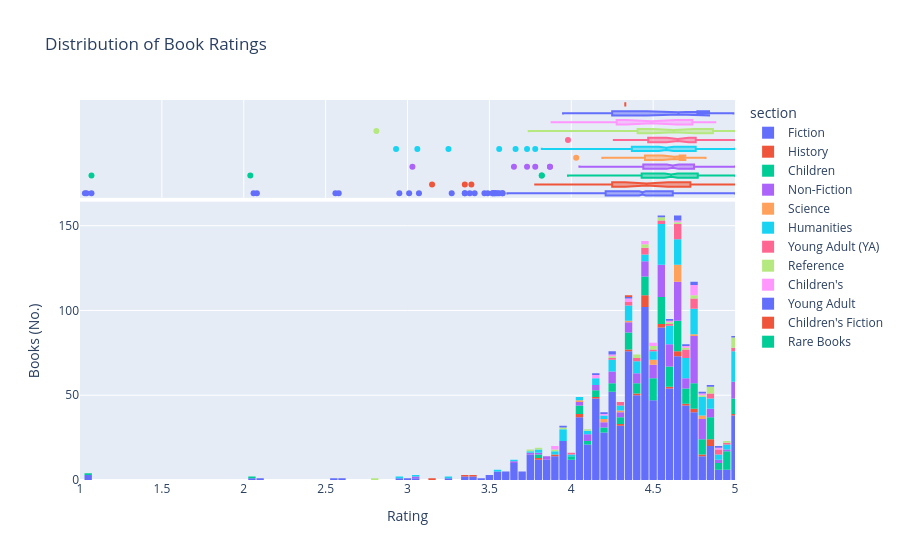

This figure's notebook cell:
### Markdown cell above
## Hover - Dodajemo još jaču inspekciju na ekstreme (hover data)

### Code cell
import pandas as pd
import plotly.express as px
 
df = pd.read_csv("books.csv")
 
fig = px.histogram(df, x="rating", color="section", marginal="box",  hover_data=["title", "author", "ratings_count"], title="Distribution of Book Ratings")

fig.update_layout(xaxis_title="Rating", yaxis_title="Books (No.)", xaxis_range=[1, 5], bargap=0.1)
fig.show()

### Figure 1 — Plotly figure (JSON) as saved in the notebook; plotly's stock layout.template omitted (floating-point values rounded to 4 significant figures; data arrays with more than 128 entries replaced by an {"elided": "..."} marker saying what was removed)
{"data": [{"bingroup": "x", "hovertemplate": "section=Fiction<br>rating=%{x}<br>count=%{y}<extra></extra>", "legendgroup": "Fiction", "marker": {"color": "#636efa", "pattern": {"shape": ""}}, "name": "Fiction", "orientation": "v", "showlegend": true, "type": "histogram", "x": {"elided": "1148 float values"}, "xaxis": "x", "yaxis": "y"}, {"customdata": {"elided": "1148x3 mixed values"}, "hovertemplate": "section=Fiction<br>rating=%{x}<br>title=%{customdata[0]}<br>author=%{customdata[1]}<br>ratings_count=%{customdata[2]}<extra></extra>", "legendgroup": "Fiction", "marker": {"color": "#636efa"}, "name": "Fiction", "notched": true, "showlegend": false, "type": "box", "x": {"elided": "1148 float values"}, "xaxis": "x2", "yaxis": "y2"}, {"bingroup": "x", "hovertemplate": "section=History<br>rating=%{x}<br>count=%{y}<extra></extra>", "legendgroup": "History", "marker": {"color": "#EF553B", "pattern": {"shape": ""}}, "name": "History", "orientation": "v", "showlegend": true, "type": "histogram", "x": [NaN, 5.0, 4.62, 4.39, NaN, 4.55, 4.63, 4.65, NaN, 4.06, 4.46, NaN, NaN, 4.13, 4.83, 3.39, 4.29, 4.46, 4.87, 4.46, 4.46, 4.72, 3.78, 3.35, 3.91, 4.83, 4.45, 4.86, 4.43, 4.75, 3.15, 4.54, 4.64, 4.47, NaN, 4.81, 4.34, 4.05, 4.77], "xaxis": "x", "yaxis": "y"}, {"customdata": [["Plutarchi Vitae parallelae", "Plutarch", null], ["Laws, etc. (Session laws : 1754 May)", "Massachusetts", 1], ["The life of Washington", "Mason Locke Weems", 3], ["Julius Caesar", "Jacob Abbott", 2], ["Die Cultur der Renaissance in Italien", "Jacob Burckhardt", null], ["Into That Silent Sea", " Francis French", 7], ["On heroes, hero-worship and the heroic in history", "Thomas Carlyle", 1], ["Genghis Khan and the Making of the Modern World", "Jack Weatherford", 36], ["The Lives of the Twelve Caesars", "Suetonius", null], ["Marmion", "Sir Walter Scott", 1], ["History of the Decline and Fall of the Roman Empire Complete and Unabridged", "Edward Gibbon", 2], ["Historia Alexandri Magni", "Quintus Curtius Rufus", null], ["Vitae excellentium imperatorum", "Cornelius Nepos", null], ["The history of England", "David Hume", 2], ["Team of Rivals: The Political Genius of Abraham Lincoln", "Doris Kearns Goodwin", 94], ["Histoire de Charles XII", "Voltaire", 1], ["Memoirs of Gen. William T. Sherman", "William T. Sherman", 1], ["20 Years at Hull House", "Jane Addams", 3], ["Life and times of Frederick Douglass", "Frederick Douglass", 1], ["Mein Kampf", "Adolf Hitler", 12], ["Hospital Sketches", "Louisa May Alcott", 8], ["My bondage and my freedom", "Frederick Douglass", 3], ["The Great Boer War", "Arthur Conan Doyle", 2], ["The red true story book", "Henry Justice Ford", 8], ["Actes and monuments", "John Foxe", 7], ["The Souls of Black Folk", "W. E. B. Du Bois", 10], ["A People and a Nation", "Mary Beth Norton", 2], ["Grant", "Ron Chernow", 79], ["Seven pillars of wisdom, a triumph", "T. E. Lawrence", 2], ["John Adams", "David McCullough", 54], ["Le vite de' più eccellenti pittori, scultori e architettori", "Giorgio Vasari", 1], ["First Man", " James R. Hansen", 14], ["South: the story of Shackleton's 1914-1917 expedition", "Sir Ernest Henry Shackleton", 1], ["Agricola", "P. Cornelius Tacitus", 4], ["Het Achterhuis", "Anne Frank", null], ["The conquest of Granada", "Washington Irving", 4], ["Diary", "Samuel Pepys", 5], ["History of Cleopatra, queen of Egypt", "Jacob Abbott", 3], ["Incidents in the life of a slave girl", "Harriet A. Jacobs", 3]], "hovertemplate": "section=History<br>rating=%{x}<br>title=%{customdata[0]}<br>author=%{customdata[1]}<br>ratings_count=%{customdata[2]}<extra></extra>", "legendgroup": "History", "marker": {"color": "#EF553B"}, "name": "History", "notched": true, "showlegend": false, "type": "box", "x": [NaN, 5.0, 4.62, 4.39, NaN, 4.55, 4.63, 4.65, NaN, 4.06, 4.46, NaN, NaN, 4.13, 4.83, 3.39, 4.29, 4.46, 4.87, 4.46, 4.46, 4.72, 3.78, 3.35, 3.91, 4.83, 4.45, 4.86, 4.43, 4.75, 3.15, 4.54, 4.64, 4.47, NaN, 4.81, 4.34, 4.05, 4.77], "xaxis": "x2", "yaxis": "y2"}, {"bingroup": "x", "hovertemplate": "section=Children<br>rating=%{x}<br>count=%{y}<extra></extra>", "legendgroup": "Children", "marker": {"color": "#00cc96", "pattern": {"shape": ""}}, "name": "Children", "orientation": "v", "showlegend": true, "type": "histogram", "x": {"elided": "212 float values"}, "xaxis": "x", "yaxis": "y"}, {"customdata": {"elided": "212x3 mixed values"}, "hovertemplate": "section=Children<br>rating=%{x}<br>title=%{customdata[0]}<br>author=%{customdata[1]}<br>ratings_count=%{customdata[2]}<extra></extra>", "legendgroup": "Children", "marker": {"color": "#00cc96"}, "name": "Children", "notched": true, "showlegend": false, "type": "box", "x": {"elided": "212 float values"}, "xaxis": "x2", "yaxis": "y2"}, {"bingroup": "x", "hovertemplate": "section=Non-Fiction<br>rating=%{x}<br>count=%{y}<extra></extra>", "legendgroup": "Non-Fiction", "marker": {"color": "#ab63fa", "pattern": {"shape": ""}}, "name": "Non-Fiction", "orientation": "v", "showlegend": true, "type": "histogram", "x": {"elided": "215 float values"}, "xaxis": "x", "yaxis": "y"}, {"customdata": {"elided": "215x3 mixed values"}, "hovertemplate": "section=Non-Fiction<br>rating=%{x}<br>title=%{customdata[0]}<br>author=%{customdata[1]}<br>ratings_count=%{customdata[2]}<extra></extra>", "legendgroup": "Non-Fiction", "marker": {"color": "#ab63fa"}, "name": "Non-Fiction", "notched": true, "showlegend": false, "type": "box", "x": {"elided": "215 float values"}, "xaxis": "x2", "yaxis": "y2"}, {"bingroup": "x", "hovertemplate": "section=Science<br>rating=%{x}<br>count=%{y}<extra></extra>", "legendgroup": "Science", "marker": {"color": "#FFA15A", "pattern": {"shape": ""}}, "name": "Science", "orientation": "v", "showlegend": true, "type": "histogram", "x": [4.63, 4.64, 4.67, 4.21, NaN, NaN, NaN, 4.33, NaN, 4.67, 4.03, NaN, 4.65, 4.49, 4.19, NaN, 4.64, 4.63, 4.65, 4.49, 4.52, 4.82, 4.66, NaN, 4.77, 4.63, 4.78, 4.28], "xaxis": "x", "yaxis": "y"}, {"customdata": [["Physics of the Impossible", "Michio Kaku", 8], ["Physics", "Aristotle", 5], ["Philosophiae naturalis principia mathematica", "Sir Isaac Newton", 1], ["The ABC of Relativity", "Bertrand Russell", 1], ["The animal kingdom", "Baron Georges Cuvier", null], ["Journal of researches into the geology and natural history of the various countries visited by H.M.S. Beagle", "Charles Darwin", null], ["Publications", "Chaucer Society", null], ["Mission to Mars", " Buzz Aldrin", 3], ["The Interstellar Age", " Jim Bell", null], ["The Fabric of the Cosmos", "Brian Greene", 21], ["A System of Logic, Ratiocinative and Inductive", "John Stuart Mill", 2], ["Organon der rationellen Heilkunde", "Samuel Hahnemann", null], ["Astrophysics for People in a Hurry", " Neil deGrasse Tyson", 367], ["Seven Brief Lessons on Physics", "Carlo Rovelli", 135], ["Beyond Earth", " Charles Wohlforth & Amanda Hendrix", 1], ["Histoire naturelle, générale et particulière", "Georges-Louis Leclerc", null], ["Quantum Mechanics: The Theoretical Minimum", "Leonard Susskind", 14], ["Über die spezielle und die allgemeine Relativitätstheorie", "Albert Einstein", 3], ["Chemistry", "Theodore L. Brown", 15], ["Introduction to genetic analysis", "Anthony J. F. Griffiths", 2], ["Microbiology", "Gerard J. Tortora", 6], ["Rocket Men", " Robert Kurson", 29], ["The Fabric of the Cosmos: Space, Time, and the Texture of Reality", "Brian Greene", 21], ["Houghton Mifflin Science California", "Houghton Mifflin Company Staff", null], ["Apollo to the Moon", " Teasel Muir-Harmony", 3], ["A Brief History of Time", "Stephen Hawking", 128], ["Spaceman", " Mike Massimino", 14], ["The book of the damned", "Charles Fort", 1]], "hovertemplate": "section=Science<br>rating=%{x}<br>title=%{customdata[0]}<br>author=%{customdata[1]}<br>ratings_count=%{customdata[2]}<extra></extra>", "legendgroup": "Science", "marker": {"color": "#FFA15A"}, "name": "Science", "notched": true, "showlegend": false, "type": "box", "x": [4.63, 4.64, 4.67, 4.21, NaN, NaN, NaN, 4.33, NaN, 4.67, 4.03, NaN, 4.65, 4.49, 4.19, NaN, 4.64, 4.63, 4.65, 4.49, 4.52, 4.82, 4.66, NaN, 4.77, 4.63, 4.78, 4.28], "xaxis": "x2", "yaxis": "y2"}, {"bingroup": "x", "hovertemplate": "section=Humanities<br>rating=%{x}<br>count=%{y}<extra></extra>", "legendgroup": "Humanities", "marker": {"color": "#19d3f3", "pattern": {"shape": ""}}, "name": "Humanities", "orientation": "v", "showlegend": true, "type": "histogram", "x": {"elided": "234 float values"}, "xaxis": "x", "yaxis": "y"}, {"customdata": {"elided": "234x3 mixed values"}, "hovertemplate": "section=Humanities<br>rating=%{x}<br>title=%{customdata[0]}<br>author=%{customdata[1]}<br>ratings_count=%{customdata[2]}<extra></extra>", "legendgroup": "Humanities", "marker": {"color": "#19d3f3"}, "name": "Humanities", "notched": true, "showlegend": false, "type": "box", "x": {"elided": "234 float values"}, "xaxis": "x2", "yaxis": "y2"}, {"bingroup": "x", "hovertemplate": "section=Young Adult (YA)<br>rating=%{x}<br>count=%{y}<extra></extra>", "legendgroup": "Young Adult (YA)", "marker": {"color": "#FF6692", "pattern": {"shape": ""}}, "name": "Young Adult (YA)", "orientation": "v", "showlegend": true, "type": "histogram", "x": [4.57, 4.73, 4.72, 4.44, 4.43, 4.64, 4.26, 4.83, NaN, 4.37, 4.29, 4.65, 4.98, 4.65, 4.85, 4.67, 4.96, 4.29, 4.74, 4.77, 4.65, 4.91, NaN, 4.76, 4.89, 4.52, 4.73, 5.0, 4.62, 4.41, 4.88, 4.37, 4.72, 4.64, 4.67, 4.65, 4.41, 4.72, 4.72, 3.98, 4.55, 4.83, 4.76, 4.72, NaN, 4.64, 4.47, 4.47], "xaxis": "x", "yaxis": "y"}, {"customdata": {"elided": "48x3 mixed values"}, "hovertemplate": "section=Young Adult (YA)<br>rating=%{x}<br>title=%{customdata[0]}<br>author=%{customdata[1]}<br>ratings_count=%{customdata[2]}<extra></extra>", "legendgroup": "Young Adult (YA)", "marker": {"color": "#FF6692"}, "name": "Young Adult (YA)", "notched": true, "showlegend": false, "type": "box", "x": [4.57, 4.73, 4.72, 4.44, 4.43, 4.64, 4.26, 4.83, NaN, 4.37, 4.29, 4.65, 4.98, 4.65, 4.85, 4.67, 4.96, 4.29, 4.74, 4.77, 4.65, 4.91, NaN, 4.76, 4.89, 4.52, 4.73, 5.0, 4.62, 4.41, 4.88, 4.37, 4.72, 4.64, 4.67, 4.65, 4.41, 4.72, 4.72, 3.98, 4.55, 4.83, 4.76, 4.72, NaN, 4.64, 4.47, 4.47], "xaxis": "x2", "yaxis": "y2"}, {"bingroup": "x", "hovertemplate": "section=Reference<br>rating=%{x}<br>count=%{y}<extra></extra>", "legendgroup": "Reference", "marker": {"color": "#B6E880", "pattern": {"shape": ""}}, "name": "Reference", "orientation": "v", "showlegend": true, "type": "histogram", "x": [5.0, NaN, NaN, 3.74, 4.45, 4.53, 5.0, 4.52, 4.87, 4.86, 4.85, 4.54, NaN, 4.72, NaN, 5.0, NaN, 4.86, 3.88, 4.74, NaN, 4.43, NaN, NaN, 4.39, 2.81, 5.0, 4.24, NaN, 4.96, 4.63, 4.79, NaN, 5.0, NaN, NaN, NaN, 4.49, NaN, NaN, NaN, 5.0, 4.12, 3.79, NaN, NaN, 4.42, 3.93, 4.73, 4.62, NaN, NaN], "xaxis": "x", "yaxis": "y"}, {"customdata": {"elided": "52x3 mixed values"}, "hovertemplate": "section=Reference<br>rating=%{x}<br>title=%{customdata[0]}<br>author=%{customdata[1]}<br>ratings_count=%{customdata[2]}<extra></extra>", "legendgroup": "Reference", "marker": {"color": "#B6E880"}, "name": "Reference", "notched": true, "showlegend": false, "type": "box", "x": [5.0, NaN, NaN, 3.74, 4.45, 4.53, 5.0, 4.52, 4.87, 4.86, 4.85, 4.54, NaN, 4.72, NaN, 5.0, NaN, 4.86, 3.88, 4.74, NaN, 4.43, NaN, NaN, 4.39, 2.81, 5.0, 4.24, NaN, 4.96, 4.63, 4.79, NaN, 5.0, NaN, NaN, NaN, 4.49, NaN, NaN, NaN, 5.0, 4.12, 3.79, NaN, NaN, 4.42, 3.93, 4.73, 4.62, NaN, NaN], "xaxis": "x2", "yaxis": "y2"}, {"bingroup": "x", "hovertemplate": "section=Children's<br>rating=%{x}<br>count=%{y}<extra></extra>", "legendgroup": "Children's", "marker": {"color": "#FF97FF", "pattern": {"shape": ""}}, "name": "Children's", "orientation": "v", "showlegend": true, "type": "histogram", "x": [4.88, 4.13, 4.16, 4.34, 4.22, 4.65, 4.26, 3.88, 4.72, 4.76, 4.74, 4.62, 4.43, 4.44, 4.48, 4.74, 3.92, 4.49, 4.33, 4.77, 4.79, 4.76, 4.74], "xaxis": "x", "yaxis": "y"}, {"customdata": [["Le petit prince", "Antoine de Saint-Exupéry", 81], ["The Story of Siegfried", "James Baldwin", 5], ["With Clive in India, or, The beginnings of an empire", "G. A. Henty", 3], ["The Prairie", "James Fenimore Cooper", 4], ["The Scottish Chiefs", "Jane Porter", 9], ["The Yellow Fairy Book (Large Print)", "Andrew Lang", 1], ["With Wolfe in Canada; or, Winning of a continent", "G. A. Henty", 1], ["Borgias", "Alexandre Dumas", 10], ["The complete poetical works", "Robert Burns", 2], ["The story of the other wise man", "Henry van Dyke", 2], ["Bangers and Mash", "Paul Groves", 1], ["Alice's Adventures in Wonderland / Through the Looking Glass", "Lewis Carroll", 21], ["Vingt mille lieues sous les mers", "Jules Verne", 2], ["Stalky and Co", "Rudyard Kipling", 2], ["The song of Hiawatha", "Henry Wadsworth Longfellow", 2], ["Houghton Mifflin Vocabulary Readers", "Houghton Mifflin Company Staff", 1], ["With Lee in Virginia", "G. A. Henty", 7], ["Le Tour du Monde en Quatre-Vingts Jours", "Jules Verne", 20], ["Heinemann Mathematics", "Scottish Primary Mathematics Group", 4], ["The tale of Jemima Puddle-Duck", "Beatrix Potter", 2], ["Coraline", "Neil Gaiman", 214], ["Houghton Mifflin the Nation's Choice", "Houghton Mifflin Company Staff", 4], ["Fables", "Aesop", 4]], "hovertemplate": "section=Children's<br>rating=%{x}<br>title=%{customdata[0]}<br>author=%{customdata[1]}<br>ratings_count=%{customdata[2]}<extra></extra>", "legendgroup": "Children's", "marker": {"color": "#FF97FF"}, "name": "Children's", "notched": true, "showlegend": false, "type": "box", "x": [4.88, 4.13, 4.16, 4.34, 4.22, 4.65, 4.26, 3.88, 4.72, 4.76, 4.74, 4.62, 4.43, 4.44, 4.48, 4.74, 3.92, 4.49, 4.33, 4.77, 4.79, 4.76, 4.74], "xaxis": "x2", "yaxis": "y2"}, {"bingroup": "x", "hovertemplate": "section=Young Adult<br>rating=%{x}<br>count=%{y}<extra></extra>", "legendgroup": "Young Adult", "marker": {"color": "#636efa", "pattern": {"shape": ""}}, "name": "Young Adult", "orientation": "v", "showlegend": true, "type": "histogram", "x": [NaN, 4.65, 4.68, 4.67, 4.77, 4.73, 4.25, 4.99, 4.36, 4.25, 4.66, 4.54, 4.17, 3.95, 4.88, 4.78, 4.83, 4.62, 4.19, NaN], "xaxis": "x", "yaxis": "y"}, {"customdata": [["The Maze Runner", "James Dashner", null], ["New Moon", "Stephenie Meyer", 235], ["Rilla of Ingleside", "Lucy Maud Montgomery", 4], ["The Giver", "Lois Lowry", 153], ["King Henry V", "William Shakespeare", 2], ["Eclipse", "Stephenie Meyer", 223], ["Ungava, a tale of the Esquimaux land", "Robert Michael Ballantyne", 3], ["Harry Potter and the Half-Blood Prince", "J. K. Rowling", 846], ["The story girl", "Lucy Maud Montgomery", 1], ["Just Patty", "Jean Webster", 3], ["Twilight", "Stephenie Meyer", 394], ["Hornblower in the West Indies", "C. S. Forester", 7], ["Anne of Avonlea", "Lucy Maud Montgomery", 2], ["The spy", "James Fenimore Cooper", 4], ["Ranma 1/2", "Rumiko Takahashi", 4], ["The Lightning Thief", "Rick Riordan", 247], ["Kidnapped", "Robert Louis Stevenson", 2], ["Ender's Game", "Orson Scott Card", 272], ["The Norsemen in the West, or, America before Columbus", "Robert Michael Ballantyne", 2], ["Captains Courageous", "Rudyard Kipling", null]], "hovertemplate": "section=Young Adult<br>rating=%{x}<br>title=%{customdata[0]}<br>author=%{customdata[1]}<br>ratings_count=%{customdata[2]}<extra></extra>", "legendgroup": "Young Adult", "marker": {"color": "#636efa"}, "name": "Young Adult", "notched": true, "showlegend": false, "type": "box", "x": [NaN, 4.65, 4.68, 4.67, 4.77, 4.73, 4.25, 4.99, 4.36, 4.25, 4.66, 4.54, 4.17, 3.95, 4.88, 4.78, 4.83, 4.62, 4.19, NaN], "xaxis": "x2", "yaxis": "y2"}, {"bingroup": "x", "hovertemplate": "section=Children's Fiction<br>rating=%{x}<br>count=%{y}<extra></extra>", "legendgroup": "Children's Fiction", "marker": {"color": "#EF553B", "pattern": {"shape": ""}}, "name": "Children's Fiction", "orientation": "v", "showlegend": true, "type": "histogram", "x": [4.33], "xaxis": "x", "yaxis": "y"}, {"customdata": [["Further chronicles of Avonlea", "Lucy Maud Montgomery", 1]], "hovertemplate": "section=Children's Fiction<br>rating=%{x}<br>title=%{customdata[0]}<br>author=%{customdata[1]}<br>ratings_count=%{customdata[2]}<extra></extra>", "legendgroup": "Children's Fiction", "marker": {"color": "#EF553B"}, "name": "Children's Fiction", "notched": true, "showlegend": false, "type": "box", "x": [4.33], "xaxis": "x2", "yaxis": "y2"}, {"bingroup": "x", "hovertemplate": "section=Rare Books<br>rating=%{x}<br>count=%{y}<extra></extra>", "legendgroup": "Rare Books", "marker": {"color": "#00cc96", "pattern": {"shape": ""}}, "name": "Rare Books", "orientation": "v", "showlegend": true, "type": "histogram", "x": [NaN, NaN, NaN, NaN, NaN, NaN, NaN, NaN, NaN, NaN, NaN, NaN], "xaxis": "x", "yaxis": "y"}, {"customdata": [["The Catcher in the Rye (1st Edition)", "J. D. Salinger", null], ["To Kill a Mockingbird (1st Edition)", "Harper Lee", null], ["Harry Potter and the Philosopher's Stone (1st Edition)", "J. K. Rowling", null], ["The Great Gatsby (1st Edition)", "F. Scott Fitzgerald", null], ["Ulysses (1st Edition)", "James Joyce", null], ["The Hobbit (1st Edition)", "J.R.R. Tolkien", null], ["Moby Dick (1st Edition)", "Herman Melville", null], ["The Grapes of Wrath (1st Edition)", "John Steinbeck", null], ["Fahrenheit 451 (1st Edition)", "Ray Bradbury", null], ["The Sun Also Rises (1st Edition)", "Ernest Hemingway", null], ["The Sound and the Fury (1st Edition)", "William Faulkner", null], ["Lolita (1st Edition)", "Vladimir Nabokov", null]], "hovertemplate": "section=Rare Books<br>rating=%{x}<br>title=%{customdata[0]}<br>author=%{customdata[1]}<br>ratings_count=%{customdata[2]}<extra></extra>", "legendgroup": "Rare Books", "marker": {"color": "#00cc96"}, "name": "Rare Books", "notched": true, "showlegend": false, "type": "box", "x": [NaN, NaN, NaN, NaN, NaN, NaN, NaN, NaN, NaN, NaN, NaN, NaN], "xaxis": "x2", "yaxis": "y2"}], "layout": {"bargap": 0.1, "barmode": "relative", "legend": {"title": {"text": "section"}, "tracegroupgap": 0}, "title": {"text": "Distribution of Book Ratings"}, "xaxis": {"anchor": "y", "domain": [0, 1], "range": [1, 5], "title": {"text": "Rating"}}, "xaxis2": {"anchor": "y2", "domain": [0, 1], "matches": "x", "showgrid": true, "showticklabels": false}, "yaxis": {"anchor": "x", "domain": [0, 0.7326], "title": {"text": "Books (No.)"}}, "yaxis2": {"anchor": "x2", "domain": [0.7426, 1], "matches": "y2", "showgrid": false, "showline": false, "showticklabels": false, "ticks": ""}}}
